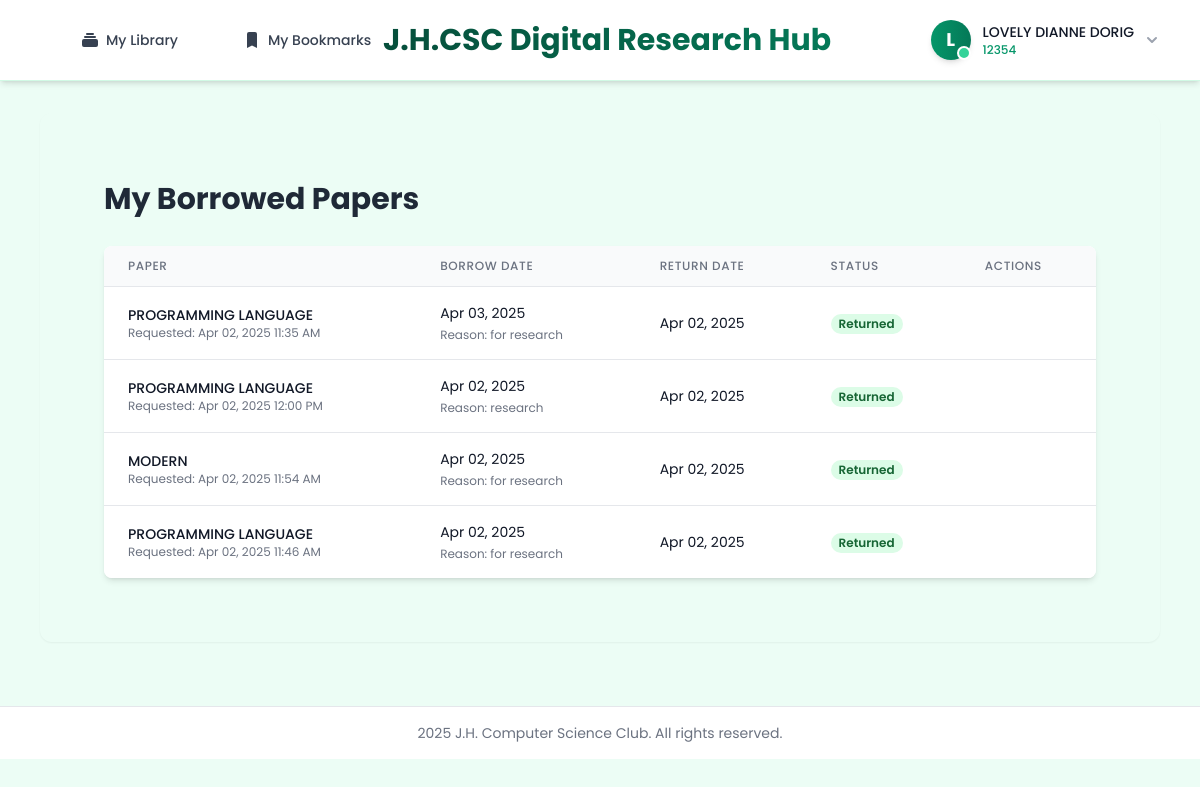
/accounts/my-borrowed-papers/ (signed in), run on the app's committed database.
### scholar/models.py (models this page shows, shortened)
class Student(models.Model):
    YEAR_CHOICES = [
        (1, '1st Year'),
        (2, '2nd Year'),
        (3, '3rd Year'),
        (4, '4th Year'),
        (5, '5th Year'),
    ]
    PROGRAM_CHOICES = [
        ('MAgDev-AE', 'Master of Agricultural Development - Agricultural Extension'),
        ('BSA-CS', 'Bachelor of Science in Agriculture - Crop Science'),
        ('BSA-AS', 'Bachelor of Science in Agriculture - Animal Science'),
        ('MAEd-EA', 'Master of Arts in Education - Educational Administration'),
        ('BEEd', 'Bachelor of Elementary Education'),
        ('BPEd', 'Bachelor of Physical Education'),
        ('BSEd-ENG', 'Bachelor of Secondary Education - English'),
        ('BSEd-MATH', 'Bachelor of Secondary Education - Mathematics'),
        ('BSIT', 'Bachelor of Science in Information Technology'),
        ('BSCrim', 'Bachelor of Science in Criminology'),
        ('BSISM', 'Bachelor of Science in Industrial Security Management'),
    ]
    user = models.OneToOneField(User, on_delete=models.CASCADE)
    student_id = models.CharField(max_length=50, unique=True)
    program = models.CharField(max_length=100, choices=PROGRAM_CHOICES)
    year_level = models.IntegerField(choices=YEAR_CHOICES)

class Borrow(models.Model):
    STATUS_CHOICES = [
        ('pending', 'Pending Approval'),
        ('approved', 'Approved'),
        ('rejected', 'Rejected'),
        ('reserved', 'Reserved'),
    ]
    RETURN_STATUS_CHOICES = [
        ('pending', 'Pending Return Approval'),
        ('approved', 'Return Approved'),
        ('rejected', 'Return Rejected'),
    ]
    user = models.ForeignKey(User, on_delete=models.CASCADE)
    paper = models.ForeignKey(Paper, on_delete=models.CASCADE)
    borrow_date = models.DateTimeField(default=timezone.now)
    return_date = models.DateTimeField(null=True, blank=True)
    status = models.CharField(max_length=10, choices=STATUS_CHOICES, default='pending')
    return_status = models.CharField(max_length=10, choices=RETURN_STATUS_CHOICES, null=True, blank=True)
    is_returned = models.BooleanField(default=False)
    due_date = models.DateTimeField(null=True, blank=True)
    borrow_reason = models.TextField(blank=True, null=True, help_text='Reason for borrowing this paper')
    request_date = models.DateTimeField(default=timezone.now)
    class Meta:
        ordering = ['-borrow_date']

class Paper(models.Model):
    title = models.CharField(max_length=255)
    authors = models.ManyToManyField('Author', related_name='papers')
    abstract = models.TextField()
    publication_date = models.DateField()
    citations = models.PositiveIntegerField(default=0)
    available_copies = models.PositiveIntegerField(default=1)
    view_count = models.PositiveIntegerField(default=0)
    viewers = models.ManyToManyField(User, related_name='viewed_papers', blank=True)
    pdf_file = models.FileField(upload_to='papers/', blank=True, null=True)
    program = models.CharField(
        max_length=100,
        choices=Student.PROGRAM_CHOICES,
        default='BSIT'  # Setting default value to BSIT
    )
    created_at = models.DateTimeField(auto_now_add=True, null=True)

### scholar/views.py (the view)
# urls.py: path('my-borrowed-papers/', views.my_borrowed_papers, name='my_borrowed_papers'),
@login_required
def my_borrowed_papers(request):
    borrows = Borrow.objects.filter(user=request.user).order_by('-borrow_date')
    return render(request, 'scholar/my_borrowed_papers.html', {'borrows': borrows})

### scholar/context_processors.py (called while the page is built, shortened)
def admin_stats(request):
    context = {}
    return context

### scholar/templates/scholar/my_borrowed_papers.html (shortened to what this page needs)
{% extends 'scholar/base.html' %}
{% block content %}
<div class="container mx-auto px-4 py-8">
    <h1 class="text-3xl font-bold text-gray-800 mb-6">My Borrowed Papers</h1>
    <div class="bg-white shadow-md rounded-lg overflow-hidden">
        <table class="min-w-full divide-y divide-gray-200">
            <thead class="bg-gray-50">
                <tr>
                    <th scope="col" class="px-6 py-3 text-left text-xs font-medium text-gray-500 uppercase tracking-wider">
                        Paper
                    </th>
                    <th scope="col" class="px-6 py-3 text-left text-xs font-medium text-gray-500 uppercase tracking-wider">
                        Borrow Date
                    </th>
                    <th scope="col" class="px-6 py-3 text-left text-xs font-medium text-gray-500 uppercase tracking-wider">
                        Return Date
                    </th>
                    <th scope="col" class="px-6 py-3 text-left text-xs font-medium text-gray-500 uppercase tracking-wider">
                        Status
                    </th>
                    <th scope="col" class="px-6 py-3 text-left text-xs font-medium text-gray-500 uppercase tracking-wider">
                        Actions
                    </th>
                </tr>
            </thead>
            <tbody class="bg-white divide-y divide-gray-200">
                {% for borrow in borrows %}
                <tr class="hover:bg-gray-50 transition-colors">
                    <td class="px-6 py-4 whitespace-nowrap">
                        <div class="text-sm font-medium text-gray-900">{{ borrow.paper.title|upper }}</div>
                        <div class="text-xs text-gray-500">Requested: {{ borrow.request_date|date:"M d, Y h:i A" }}</div>
                    </td>
                    <td class="px-6 py-4 whitespace-nowrap">
                        <div class="text-sm text-gray-900">{{ borrow.borrow_date|date:"M d, Y" }}</div>
                        {% if borrow.borrow_reason %}
                        <div class="text-xs text-gray-500 mt-1">Reason: {{ borrow.borrow_reason|truncatechars:30 }}</div>
                        {% endif %}
                    </td>
                    <td class="px-6 py-4 whitespace-nowrap">
                        <div class="text-sm text-gray-900">{{ borrow.return_date|date:"M d, Y"|default:"-" }}</div>
                    </td>
                    <td class="px-6 py-4 whitespace-nowrap">
                        {% if borrow.is_returned %}
                        <span class="px-2 inline-flex text-xs leading-5 font-semibold rounded-full bg-green-100 text-green-800">
                            Returned
                        </span>
                        {% elif borrow.status == 'pending' %}
                        <span class="px-2 inline-flex text-xs leading-5 font-semibold rounded-full bg-yellow-100 text-yellow-800">
                            Pending
                        </span>
                        {% elif borrow.status == 'approved' %}
                        <span class="px-2 inline-flex text-xs leading-5 font-semibold rounded-full bg-blue-100 text-blue-800">
                            Approved
                        </span>
                        {% elif borrow.status == 'rejected' %}
                        <span class="px-2 inline-flex text-xs leading-5 font-semibold rounded-full bg-red-100 text-red-800">
                            Rejected
                        </span>
                        {% endif %}
                    </td>
                    <td class="px-6 py-4 whitespace-nowrap">
                    </td>
                </tr>
                {% endfor %}
            </tbody>
        </table>
    </div>
</div>
{% endblock %}

### scholar/templates/scholar/partials/navbar.html (shortened to what this page needs)
<nav class="bg-white border-b border-emerald-100 shadow-md sticky top-0 z-50 transition-all duration-300" x-data="{ mobileMenuOpen: false, scrolled: false }" @scroll.window="scrolled = (window.pageYOffset > 20)" :class="{'shadow-lg bg-white/95 backdrop-blur-sm': scrolled}">
    <div class="max-w-7xl mx-auto px-4 sm:px-6 lg:px-8">
        <div class="flex justify-between h-20 items-center relative">
            <div class="flex items-center space-x-4 sm:space-x-8">
                <div class="hidden sm:flex sm:items-center sm:space-x-2 md:space-x-4">
                    {% if user.is_authenticated and not user.is_staff %}
                        <a href="{% url 'my_borrowed_papers' %}"
                           class="nav-link inline-flex items-center px-4 py-2 text-sm font-medium rounded-md transition-all duration-150 {% if 'my_borrowed_papers' in request.path %}text-emerald-700 bg-emerald-50 hover:bg-emerald-100{% else %}text-gray-700 hover:text-gray-900 hover:bg-emerald-50{% endif %}">
                            <svg class="mr-1.5 h-5 w-5" xmlns="http://www.w3.org/2000/svg" viewBox="0 0 20 20" fill="currentColor">
                                <path d="M7 3a1 1 0 000 2h6a1 1 0 100-2H7zM4 7a1 1 0 011-1h10a1 1 0 110 2H5a1 1 0 01-1-1zM2 11a2 2 0 012-2h12a2 2 0 012 2v4a2 2 0 01-2 2H4a2 2 0 01-2-2v-4z" />
                            </svg>
                            My Library
                        </a>
                    {% endif %}
                </div>
                <div class="hidden sm:flex sm:items-center sm:space-x-2 md:space-x-4">
                    {% if user.is_authenticated and not user.is_staff %}
                    <a href="{% url 'my_bookmarked_papers' %}"
                           class="nav-link inline-flex items-center px-4 py-2 text-sm font-medium rounded-md transition-all duration-150 {% if 'my_bookmarks' in request.path %}text-emerald-700 bg-emerald-50 hover:bg-emerald-100{% else %}text-gray-700 hover:text-gray-900 hover:bg-emerald-50{% endif %}">
                            <svg class="mr-1.5 h-5 w-5" xmlns="http://www.w3.org/2000/svg" viewBox="0 0 20 20" fill="currentColor">
                                <path d="M5 4a2 2 0 012-2h6a2 2 0 012 2v14l-5-2.5L5 18V4z" />
                            </svg>
                            My Bookmarks
                        </a>
                    {% endif %}
                </div>            </div>
            <div class="hidden md:flex absolute left-1/2 transform -translate-x-1/2 items-center justify-center">
                <a href="{% url 'home' %}" class="flex items-center group">
                    <span class="ml-3.5 text-3xl font-bold bg-gradient-to-r from-emerald-900 to-emerald-700 bg-clip-text text-transparent">J.H.CSC Digital Research Hub</span>
                </a>
            </div>
            <div class="flex items-center space-x-4 sm:space-x-6">
                {% if user.is_authenticated %}
    <div class="relative z-[100]" x-data="{ open: false }">
        <button @click="open = !open"
                class="flex items-center space-x-3 group focus:outline-none rounded-lg p-1.5 transition-all duration-200 hover:bg-emerald-50"
                :class="{ 'ring-2 ring-emerald-500 ring-offset-2 bg-emerald-50': open }">
            <div class="flex items-center space-x-3">
                <div class="relative">
                    <div class="w-10 h-10 rounded-full bg-gradient-to-r from-emerald-600 to-emerald-700 flex items-center justify-center text-white font-bold text-lg shadow-md transform transition-transform duration-200 group-hover:scale-105">
                        {{ user.username|make_list|first|upper }}
                    </div>
                    <div class="absolute bottom-0 right-0 w-3.5 h-3.5 bg-emerald-400 border-2 border-white rounded-full"></div>
                </div>
                <div class="flex items-center">
                    <div class="flex flex-col items-start">
                        <span class="text-sm font-medium text-gray-900">{{ user.get_full_name|default:user.username|upper }}</span>
                        <span class="text-xs text-emerald-600 font-medium">{{ user.student.student_id }}</span>
                    </div>
                </div>
            </div>
        </button>
        {% endif %}
        </div>
    </div>
</nav>

### data on the page
Borrow: paper "PROGRAMMING LANGUAGE", request_date "Apr 02, 2025 11:35 AM", borrow_date "Apr 03, 2025", borrow_reason "for research", return_date "Apr 02, 2025", is_returned "Returned"
Borrow: paper "PROGRAMMING LANGUAGE", request_date "Apr 02, 2025 12:00 PM", borrow_date "Apr 02, 2025", borrow_reason "research", return_date "Apr 02, 2025", is_returned "Returned"
Borrow: paper "MODERN", request_date "Apr 02, 2025 11:54 AM", borrow_date "Apr 02, 2025", borrow_reason "for research", return_date "Apr 02, 2025", is_returned "Returned"
Borrow: paper "PROGRAMMING LANGUAGE", request_date "Apr 02, 2025 11:46 AM", borrow_date "Apr 02, 2025", borrow_reason "for research", return_date "Apr 02, 2025", is_returned "Returned"

### other printed values
{{ user.username|make_list|first|upper }} "L"
{{ user.get_full_name|default:user.username|upper }} "LOVELY DIANNE DORIG"
{{ user.student.student_id }} "12354"
